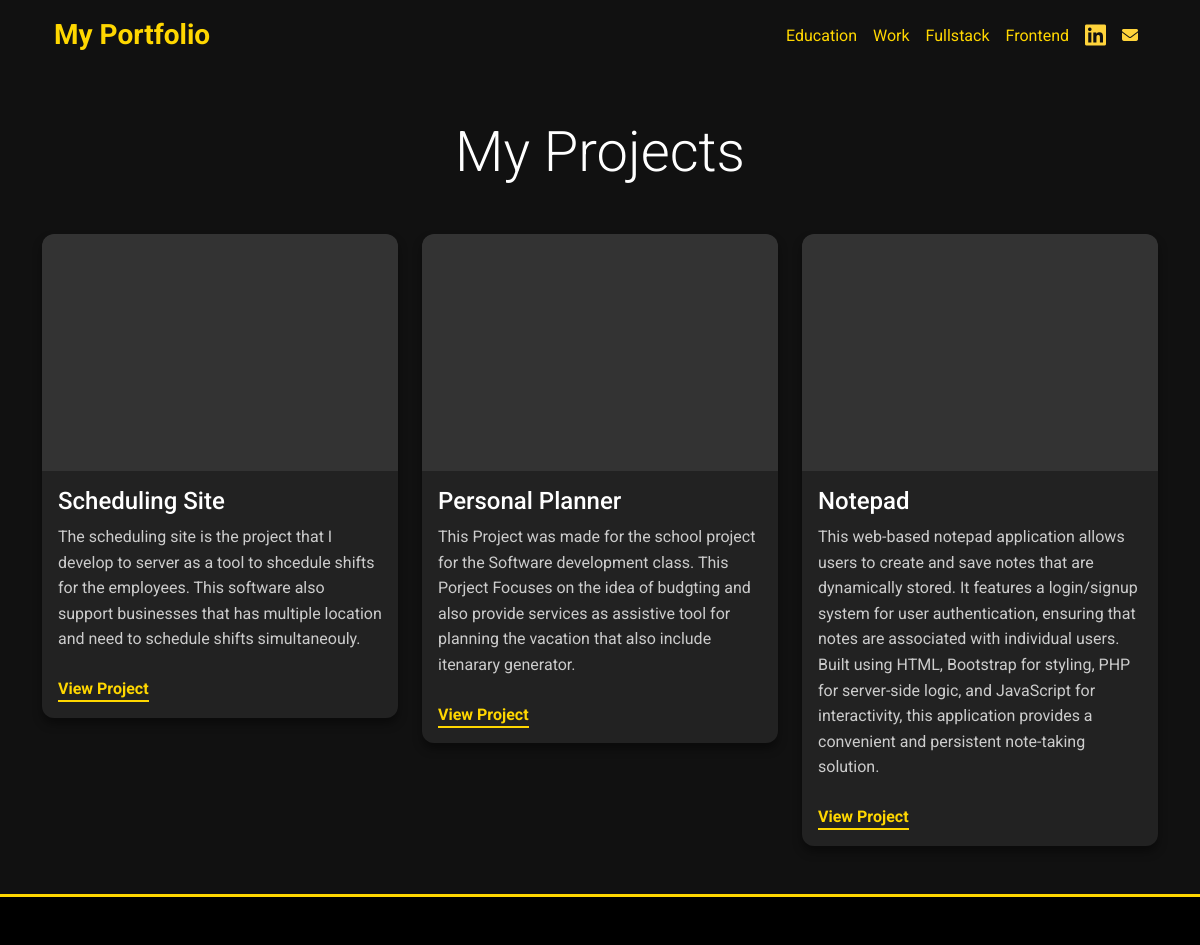
The page /fullstack on the database as committed earlier.
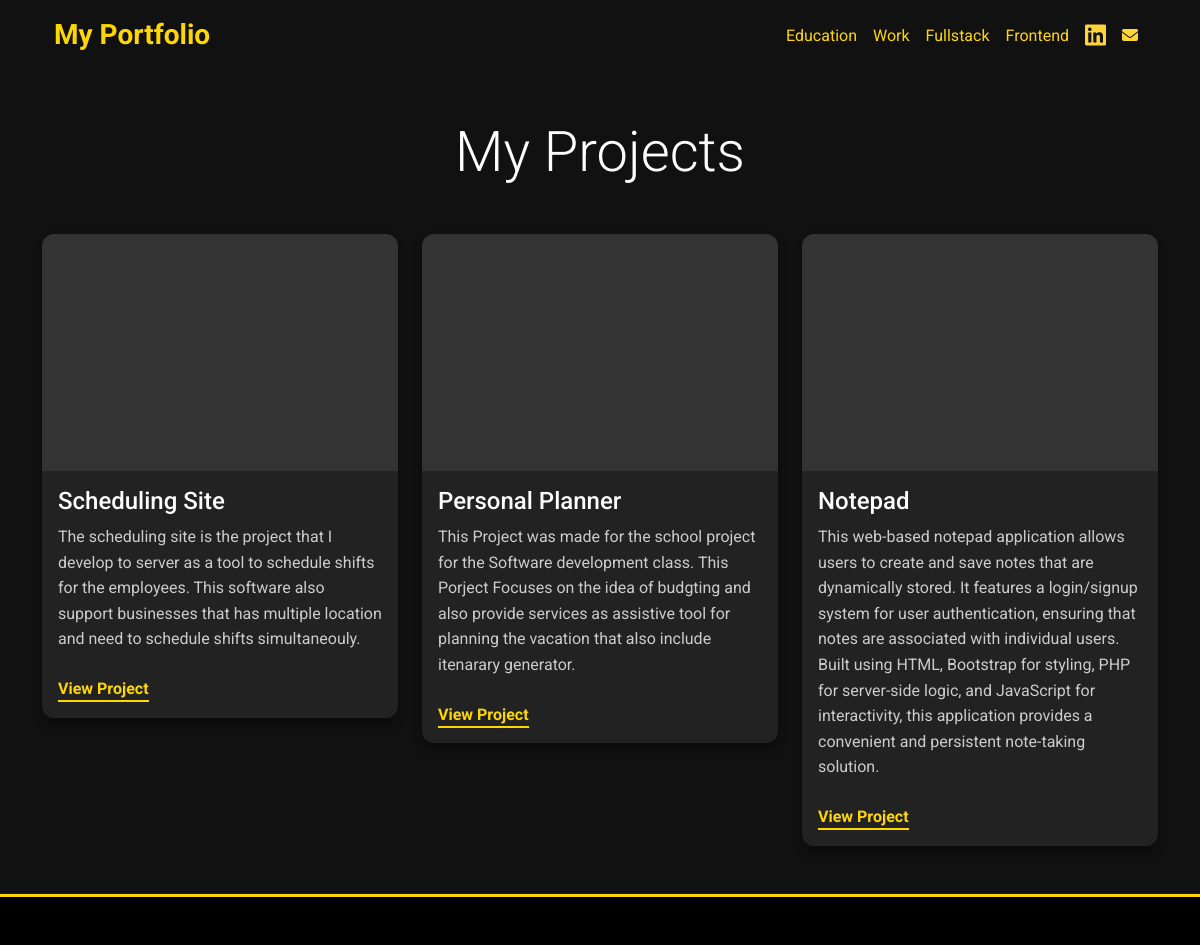
The same page on the database as committed later.
### database.py (models this page shows)
class Fullstack(db.Model):
    id: Mapped[int] = MappedColumn(primary_key=True)
    name: Mapped[str]
    description: Mapped[str]
    link: Mapped[str]
    image: Mapped[str]

### server.py (the view)
@app.route('/fullstack')
def fullStack():
    result_fullstack = db.session.execute(db.select(Fullstack)).scalars().all()
    return render_template('details.html',items = result_fullstack)

### templates/details.html (shortened to what this page needs)
<!DOCTYPE html>
<html lang="en">
<head>
    <link href="https://cdn.jsdelivr.net/npm/bootstrap@5.3.2/dist/css/bootstrap.min.css" rel="stylesheet">
</head>
<body >
    <div class="container">
         <nav class="navbar  navbar-expand-lg bg-transparent">
                <div class="container-fluid">
                    <a class="navbar-brand text-xl font-semibold text-shadow-custom" style="color: #FFD700 !important; font-weight: 700; font-size: 1.75rem;" href="{{url_for('mainPage')}}">My Portfolio</a>
                    <div class="collapse navbar-collapse" id="navbarNav">
                        <ul class="navbar-nav ms-auto">
                            <li class="nav-item">
                                <a class="nav-link" style="color: #FFD700 !important; transition: color 0.3s ease;" href="{{url_for('edu')}}">Education</a>
                            </li>
                             <li class="nav-item">
                                <a class="nav-link" style="color: #FFD700 !important; transition: color 0.3s ease;" href="{{url_for('work')}}">Work</a>
                            </li>
                            <li class="nav-item">
                                <a class="nav-link" style="color: #FFD700 !important; transition: color 0.3s ease;" href="{{url_for('fullStack')}}">Fullstack</a>
                            </li>
                            <li class="nav-item">
                                <a class="nav-link" style="color: #FFD700 !important; transition: color 0.3s ease;" href="{{url_for('frontEnd')}}">Frontend</a>
                            </li>
                             <li class="nav-item">
                                <a class="nav-link" style="color: #FFD700 !important; transition: color 0.3s ease;" href="https://www.linkedin.com/in/maurya-patel-318b93190/" target="_blank" rel="noopener noreferrer"><i class="fa-brands fa-linkedin fa-xl" style="color: #FFD43B;"></i></a>
                            </li>
                             <li class="nav-item">
                                <a class="nav-link" style="color: #FFD700 !important; transition: color 0.3s ease;" href="mailto:patelmaurya3@gmail.com"><i class="fa-solid fa-envelope fa-l" style="color: #FFD43B;"></i></a>
                            </li>
                        </ul>
                    </div>
                </div>
            </nav>
    </div>
    <section id="projects" class="py-5" style="background-color: #111111 !important;">
    <div class="container">
        <div class="text-center mb-5">
            <h2 class="display-4 font-semibold mb-4" style="color: #FFFFFF !important;">My Projects</h2>
        </div>
        <div class="row g-4">
            {% for item in items%}
            <div class="col-md-6 col-lg-4">
                <div class="card overflow-hidden">
                    <img src="/static/images/solid-color-image.png" alt="Project 1" class="card-img-top">
                    <div class="card-body">
                        <h3 class="card-title h4 font-semibold mb-2" style="color: #FFFFFF !important;">{{item.name}}</h3>
                        <p class="card-text mb-4" style="color: #CCCCCC !important;">{{item.description}}</p>
                        <a href="{{item.link}}"
                           class="font-semibold transition duration-300 ease-in-out" target="_blank" rel="noopener noreferrer">
                            View Project
                        </a>
                    </div>
                </div>
            </div>
            {%endfor%}
    </div>
    </section>
<footer class="bg-gray-800 text-white py-4">
</footer>
</body>
</html>

### templates/details.html (style rules this page uses)
body { font-family: 'Roboto', sans-serif; background-color: #111111; color: #fff; line-height: 1.6; }
.card { background-color: #222222; border-radius: 0.75rem; box-shadow: 0 6px 10px rgba(0, 0, 0, 0.4); transition: transform 0.2s ease-in-out, box-shadow 0.2s ease-in-out; border: none; color: #FFFFFF; }
.card-img-top { border-top-left-radius: 0.75rem; border-top-right-radius: 0.75rem; transition: transform 0.3s ease; }
.card-title { color: #FFFFFF; }
.card-text { color: #CCCCCC; }
.card a { color: #FFD700; text-decoration: none; font-weight: bold; transition: color 0.3s ease, border-bottom-color 0.3s ease, transform 0.2s ease; border-bottom: 2px solid #FFD700; padding-bottom: 2px; }
#projects .card-title, #projects .card-text { color: #FFFFFF !important; }
footer { background-color: #000000 !important; border-top: 3px solid #FFD700; }

Rows that differ between the two databases and show on the page:
changed Fullstack "Scheduling Site": description "…as a tool to shcedule shifts for the employees.…" → "…as a tool to schedule shifts for the employees.…"
